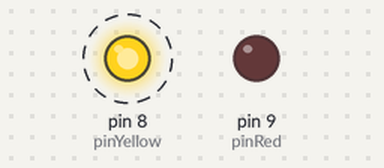
Recording of a sketch running on a simulated Arduino Uno, built with avr-gcc and run on an emulated ATmega328P. On the bench: output pins drawn as LEDs (lit = HIGH). Dashed ring = blinking.

Above: at 0.06 s.
At 2.68 s:
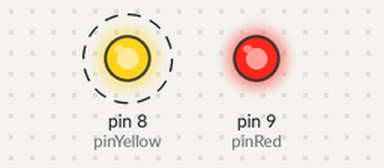
Timing chart, 0 to 3.0 s (numbered marks = the images above):
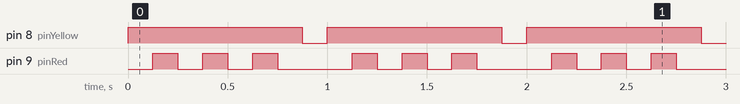

Measured:
- by itself, pin 8 (pinYellow): alternates HIGH for 0.88 s and LOW for 0.13 s
- by itself, pin 9 (pinRed): repeats every 1.0 s: 2 × (LOW 0.13 s, HIGH 0.13 s), LOW 0.38 s, HIGH 0.13 s

The sketch:

ex1.ino
```cpp
int pinRed=9;
int pinYellow=8;
int count=0;

void setup() {
  // put your setup code here, to run once:
  pinMode(pinRed,OUTPUT);
  pinMode(pinYellow, OUTPUT);
}

void loop() {
  // put your main code here, to run repeatedly:
 digitalWrite(pinYellow, HIGH);
 delay(125);

 for(int var=1;var<=3;var++){
    digitalWrite(pinRed, HIGH);
    delay(125);

    digitalWrite(pinRed, LOW);
    delay(125);
  }
  digitalWrite(pinYellow, LOW);
  delay(125);
}
```
